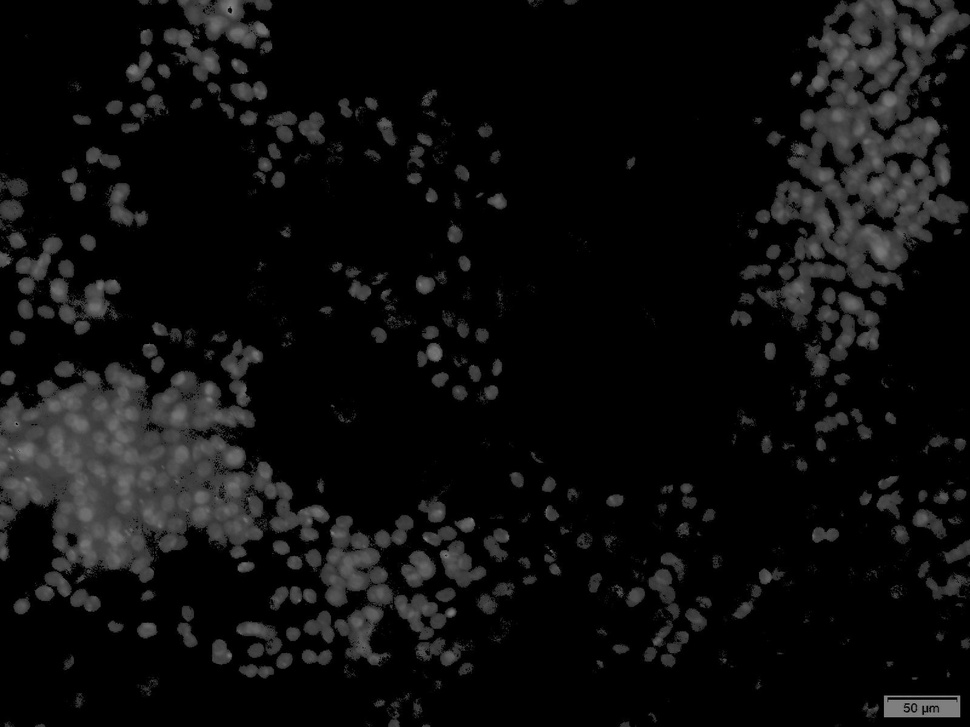
#> input picture test_data/1_blue_and_red.jpg, 970 x 727 px, shrunk from 1600 x 1200 before the run
$ python colocalization.py test_data
#> lines starting #> are read from the running program, lines starting #| are printed output that depends on the picture
# Recursively walk over a directory and get all colocalization results of the
# images under the input folder
#
# Usage:
#     python colocalization.py INPUT_DIR
# Author: Xiaofei Zhang
# June 15 2018

from skimage.io import imsave
from skimage.filters import threshold_otsu
import numpy as np
import sys
import os
from PIL import Image

rootdir = sys.argv[1]
for subdir, dirs, files in os.walk(rootdir):
    for file in files:
        if file.endswith('.jpg') or file.endswith('.tif'):
            fname = os.path.join(subdir, file)
            print('Processing ' + fname + '...')
            base_name = fname[:-4]
            img = np.array(Image.open(fname).convert('RGB'))
            blue = img[:,:,2]
#> blue is the input picture: shape (727, 970); min 0, max 153, mean 13.5
            green = img[:,:,1]
            red = img[:,:,0]
            b_and_g = np.zeros(blue.shape)
            b_and_r = np.zeros(blue.shape)
            g_and_r = np.zeros(blue.shape)
            b_and_g_and_r = np.zeros(blue.shape)

            thresh_g = threshold_otsu(green)
#> thresh_g = 34
            thresh_b = threshold_otsu(blue)
#> thresh_b = 34
            thresh_r = threshold_otsu(red)
#> thresh_r = 34
            b_and_g[(blue>thresh_b)& (green>thresh_g)] = (blue[(blue>thresh_b)& (green>thresh_g)] + green[(blue>thresh_b)& (green>thresh_g)]) / 2
            b_and_r[(blue>thresh_b)& (red>thresh_r)] = (blue[(blue>thresh_b)& (red>thresh_r)] + red[(blue>thresh_b)& (red>thresh_r)]) / 2
            g_and_r[(green>thresh_g)& (red>thresh_r)] = (green[(green>thresh_g)& (red>thresh_r)] + red[(green>thresh_g)& (red>thresh_r)]) / 2
            b_and_g_and_r[(blue>thresh_b) & (green>thresh_g)& (red>thresh_r)] = (blue[(blue>thresh_b) & (green>thresh_g)& (red>thresh_r)] + green[(blue>thresh_b) & (green>thresh_g)& (red>thresh_r)] + red[(blue>thresh_b) & (green>thresh_g)& (red>thresh_r)]) / 3
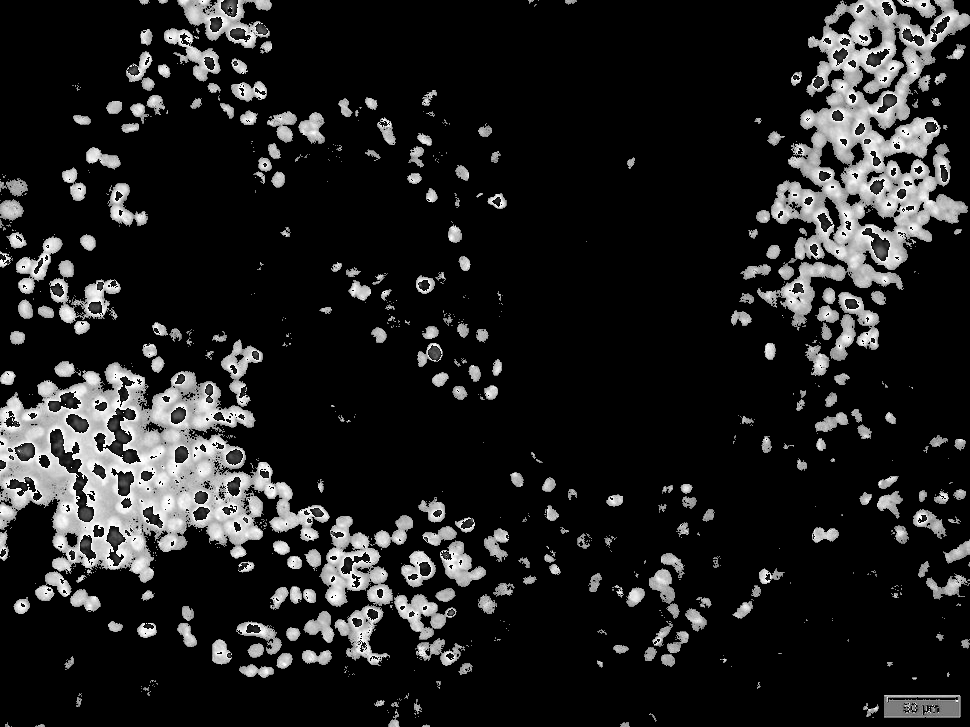
#> b_and_g_and_r: shape (727, 970) float64; min 0, max 85, mean 10.6; drawn with min black and max white

            if np.count_nonzero(b_and_g):
#> (the run stopped early here; a loop or call above may not have finished)
